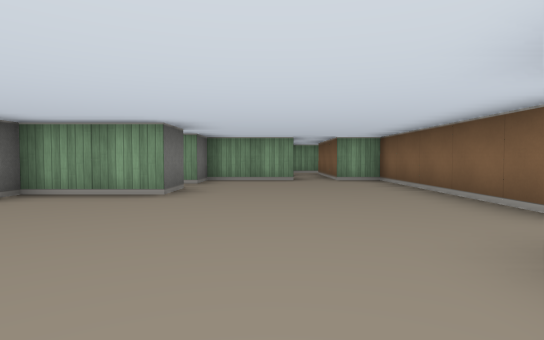
View 1 (above)

22 first-person views from a walk through a cub3D maze. The camera is about half as high as the walls, tilts 2° down and sees 80° across. The floor is counted in squares. Each view is taken from the middle of a square. On the plan, view 1 faces up. The plan holds only what a view shows up to about 9 squares ahead; the rest is blank.

View 2
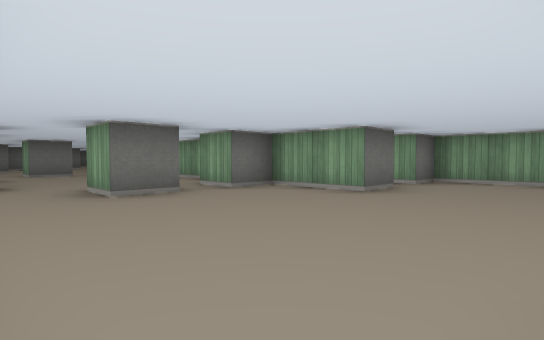

View 3
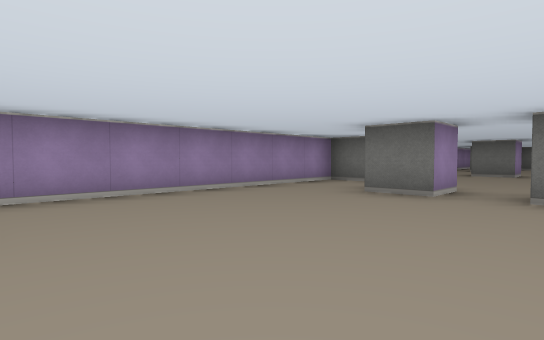

View 4
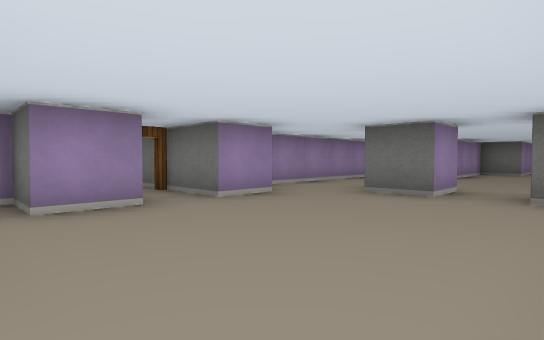

View 5
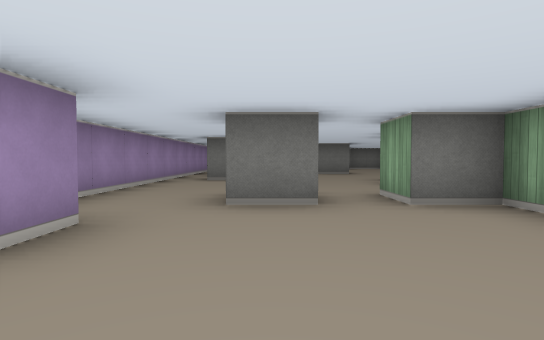

View 6
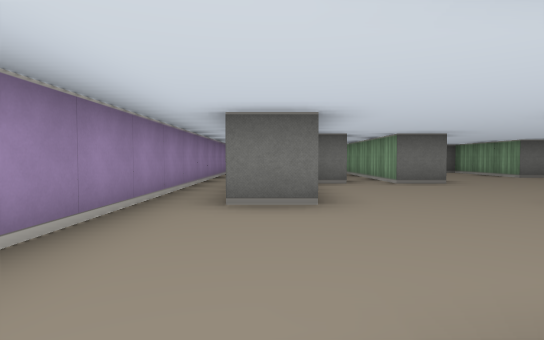

View 7
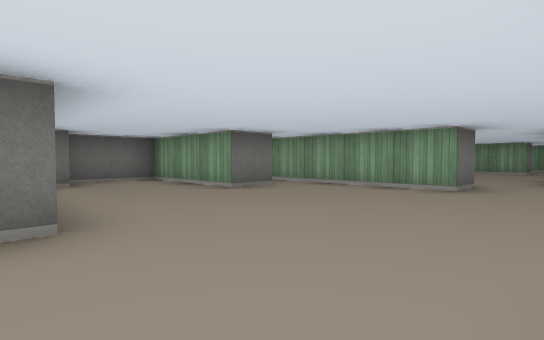

View 8
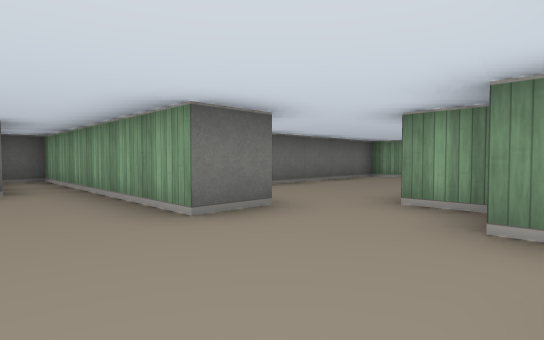

View 9
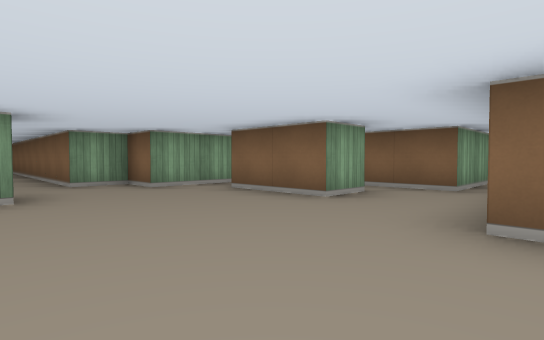

View 10
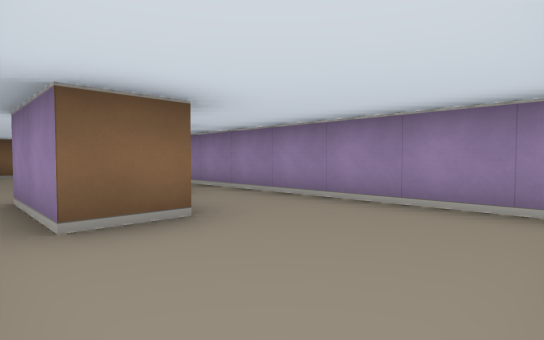

View 11
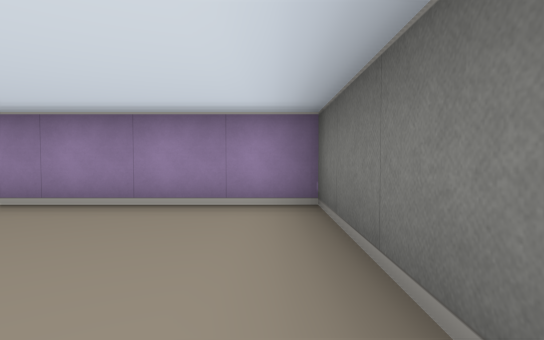

View 12
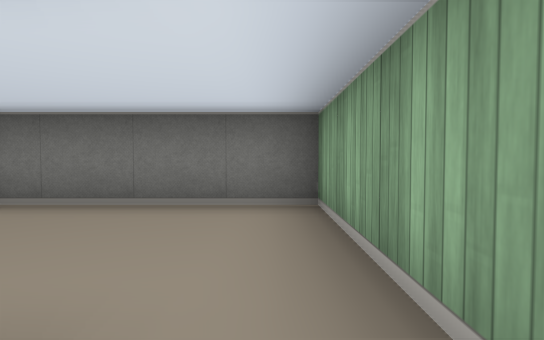

View 13
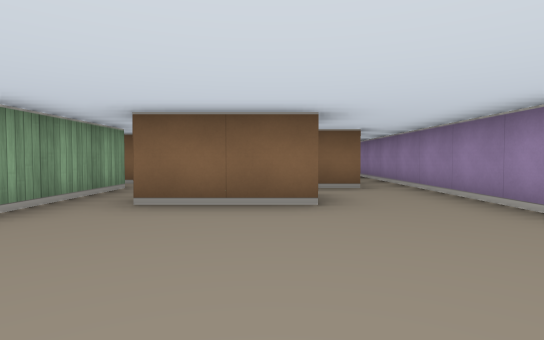

View 14
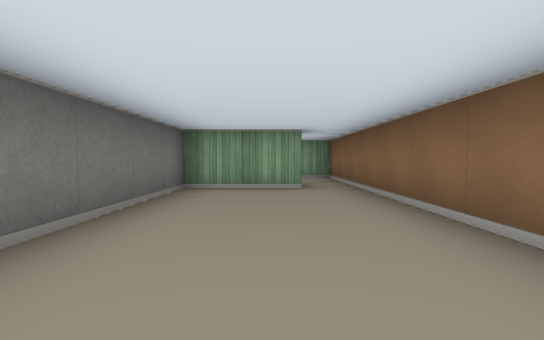

View 15
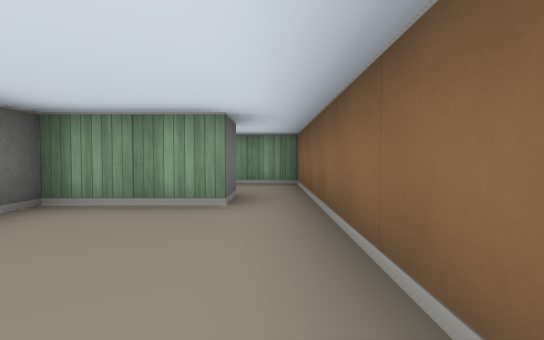

View 16
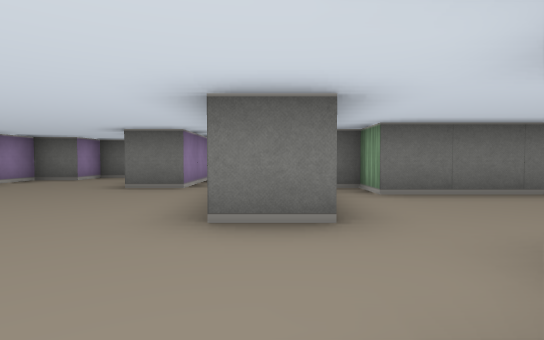

View 17
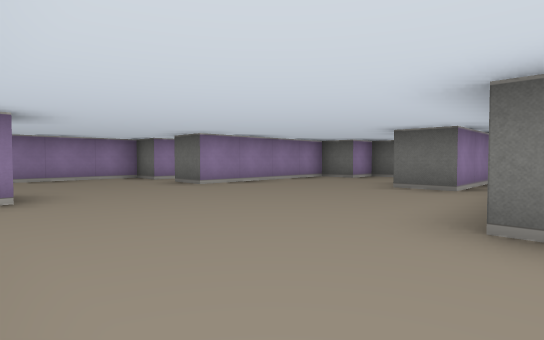

View 18
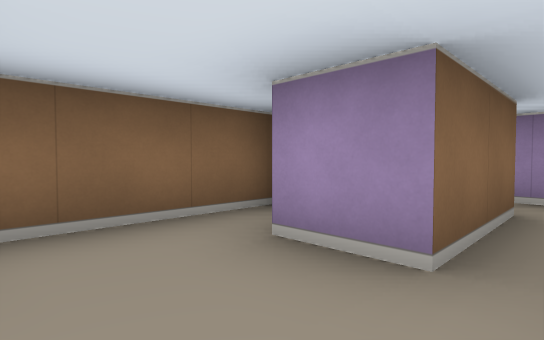

View 19
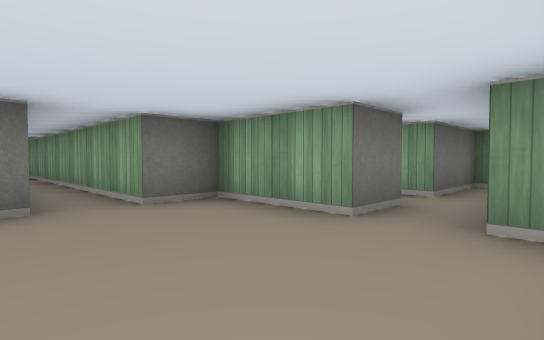

View 20
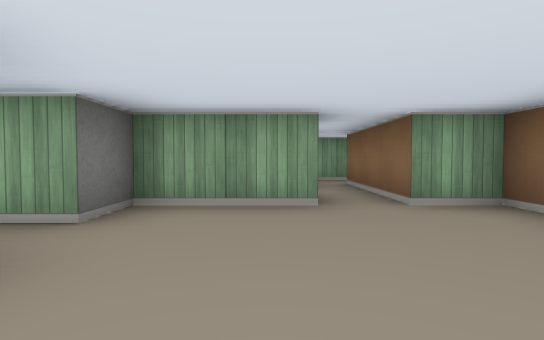

View 21
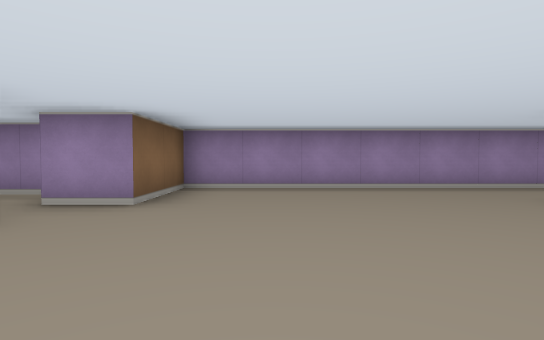

View 22
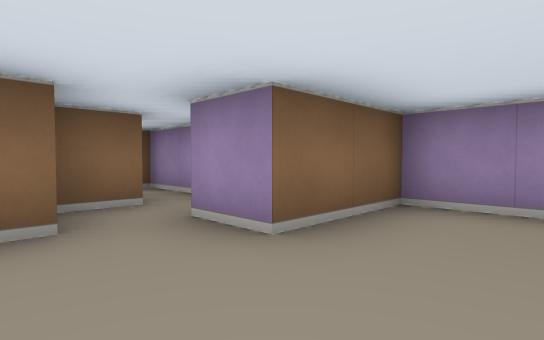

### Floor plan
Points are (right, up) in squares from view 1. A wall is a line through its corners. A room is listed if a view was taken in it or the views show most of it. See-through windows are left out.
Room 1 (views 1, 2, 3, 4, 5, 6, 7, 8, 9, 13, 14, 15, 16, 17, 19, 20, 21, 22)
walls: (-8.9, 4.5) (-9.5, 4.5) (-9.5, 3.5) (-10.5, 3.5); (-11.5, 7.5) (-12.5, 7.5) (-12.5, 9.5); (-10.6, 2.5) (-9.5, 2.5) (-9.5, 1.5) (-10.2, 1.5); (-13.6, 5.5) (-7, 5.5); (-6, 4.5) (-7.1, 4.5); (-11.5, 10.5) (-13.5, 10.5) (-13.5, 11.5) (-14.5, 11.5) (-14.5, 17.5); (-13.5, 1.6) (-13.5, 0.5); (-8.5, 0.5) (-7.5, 0.5) (-7.5, -1.9); (-4.6, 2.5) (-3.5, 2.5) (-3.5, 1.5) (-4.5, 1.5); (-6.6, 0.5) (-5.5, 0.5) (-5.5, -0.5) (1.5, -0.5) (1.5, 1.5) (2.5, 1.5); (-15.5, 10.5) (-15.5, 9.5) (-21.5, 9.5) (-21.5, 8.8); (-16.5, 2.5) (-16.5, 1.5) (-13.9, 1.5); (-1.5, 5.6) (-1.5, 4.5) (-3.5, 4.5) (-3.5, 3.5) (-4.5, 3.5); (-16.5, -0.5) (-9.5, -0.5); (-20.5, 8.5) (-18.5, 8.5) (-18.5, 7.5) (-21.5, 7.5) (-21.5, 5.5) (-20.5, 5.5) (-20.5, 4.5) (-16.5, 4.5) (-16.5, 3.5); (0.5, 8.5) (0.5, 7.5) (-1.5, 7.5) (-1.5, 6.5) (-10.5, 6.5) (-10.5, 8.5); (-15.5, 17.5) (-15.5, 16.5) (-17.5, 16.5) (-17.5, 11.5) (-18.5, 11.5) (-18.5, 11); (2.5, 2.4) (2.5, 7.5) (1.5, 7.5) (1.5, 10.5); (1.8, 11.5) (0.5, 11.5) (0.5, 9.5) (0, 9.5)
ways out: opening at (-17.5, 3) to room 2; opening at (-17, 0) to room 2; opening at (-12, 10) to room 3; opening at (-11, 8) to room 3; opening at (3, 2) to room 4; opening at (-15, 17); opening at (1, 11); open door at (-7, -1)
Room 2 (views 10, 11, 12)
walls: (-18.5, 1.4) (-18.5, 2.5) (-16.5, 2.5); (-16.5, 3.5) (-21.5, 3.5) (-21.5, -0.5) (-16.5, -0.5)
ways out: opening at (-17.5, 3) to room 1; opening at (-17, 0) to room 1
Room 3 (view 18)
walls: (-10.5, 10.5) (-11.5, 10.5); (-10.5, 8.5) (-9.5, 8.5); (-8.5, 7.5) (-8.5, 9.9)
ways out: opening at (-12, 10) to room 1; opening at (-11, 8) to room 1; opening at (-10, 11)
Room 4 (no view inside)
walls: (3.5, 1.4) (3.5, 2.4); (3.1, 0.5) (5.5, 0.5)
ways out: opening at (3, 2) to room 1; opening at (5, 1)

Where each view was taken, in squares from view 1:
view 1: 0 up, 0 right, facing up
view 2: 0 up, 1 right, facing up-left
view 3: 4 up, 1 right, facing down-left
view 4: 4 up, 5 left, facing down-left
view 5: 2 up, 6 left, facing left
view 6: 1 up, 10 left, facing left
view 7: 4 up, 14 left, facing up-left
view 8: 8 up, 13 left, facing up-left
view 9: 5 up, 16 left, facing up-right
view 10: 3 up, 21 left, facing down-right
view 11: 3 up, 21 left, facing down
view 12: 3 up, 18 left, facing left
view 13: 8 up, 16 left, facing right
view 14: 11 up, 16 left, facing up
view 15: 13 up, 15 left, facing up
view 16: 10 up, 13 left, facing left
view 17: 10 up, 13 left, facing down-left
view 18: 10 up, 11 left, facing down-right
view 19: 5 up, 2 right, facing up-left
view 20: 4 up, 0 right, facing up
view 21: 5 up, 0 right, facing down
view 22: 3 up, 0 right, facing down-right
